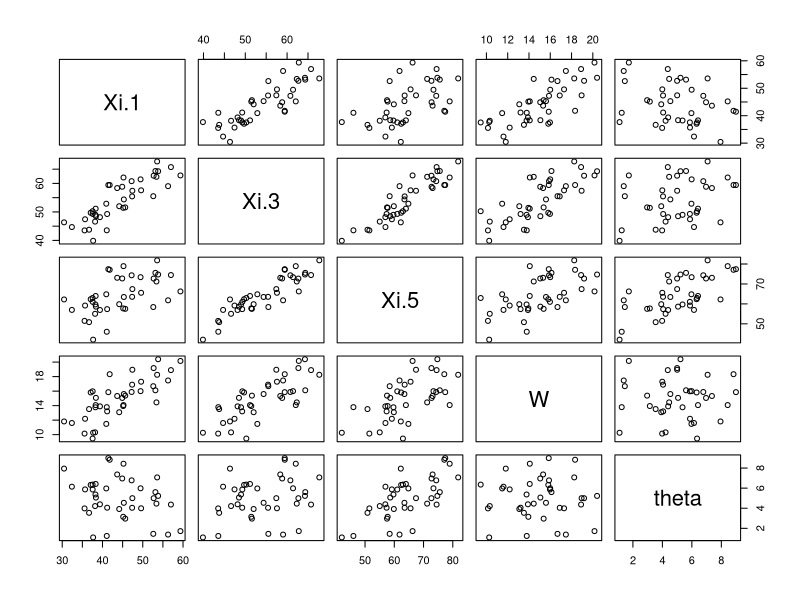
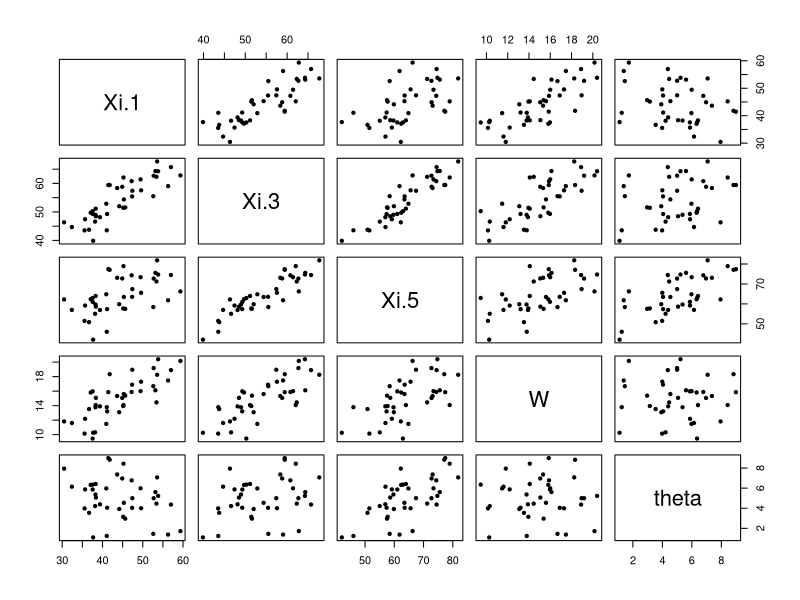
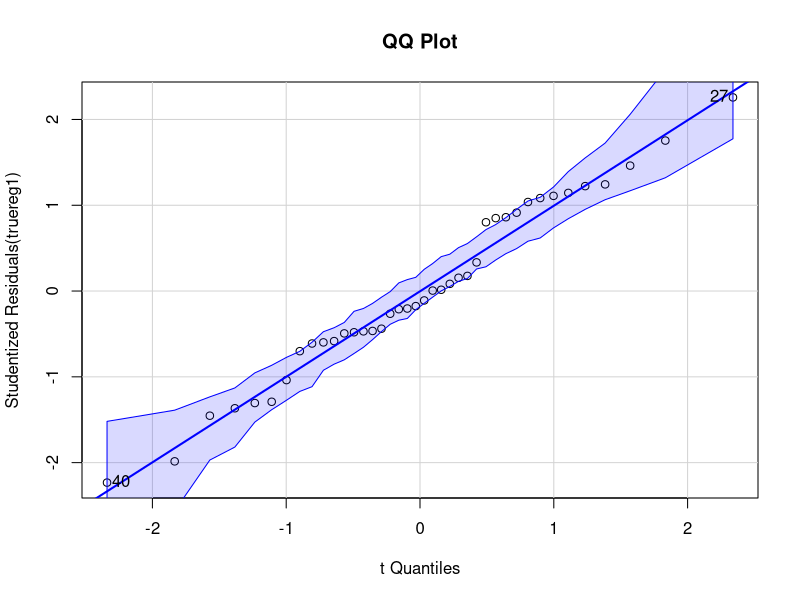
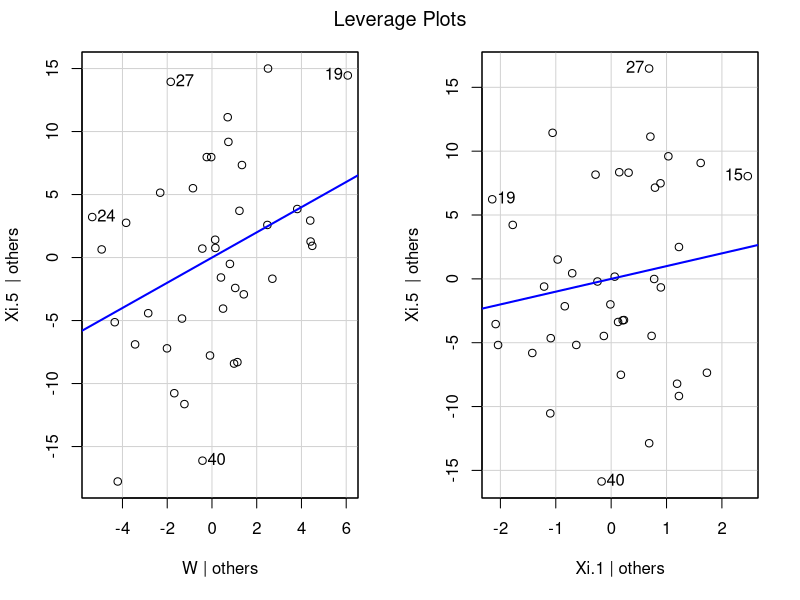
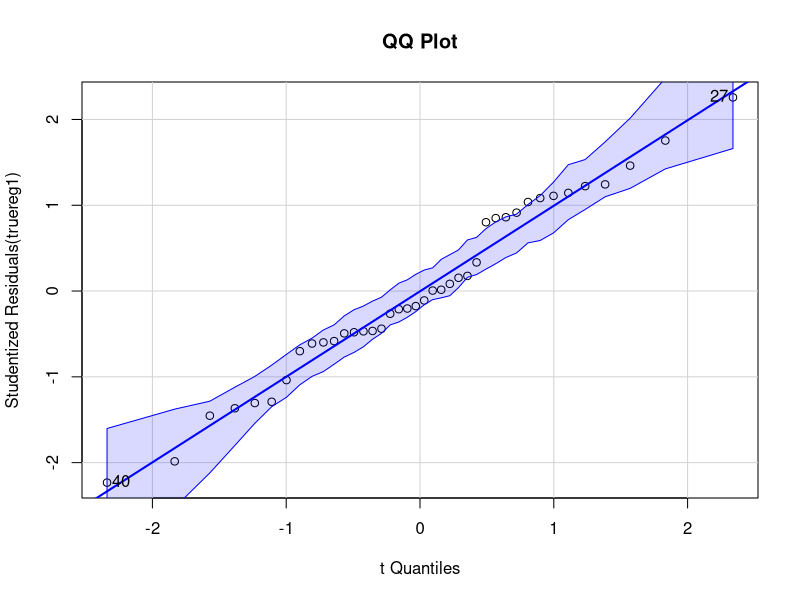
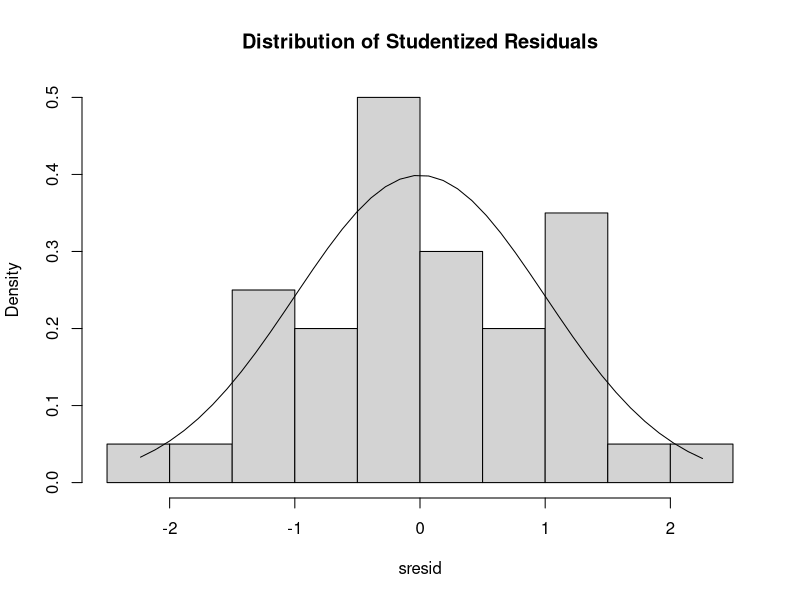
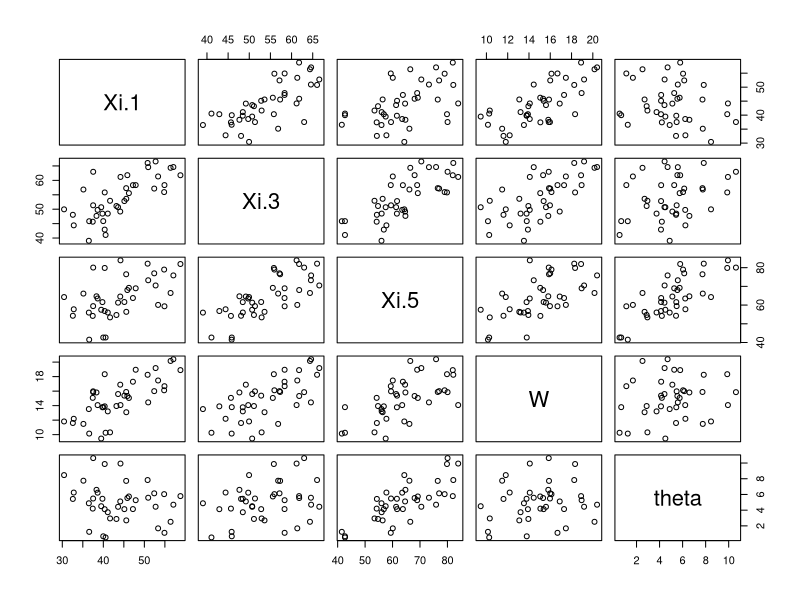
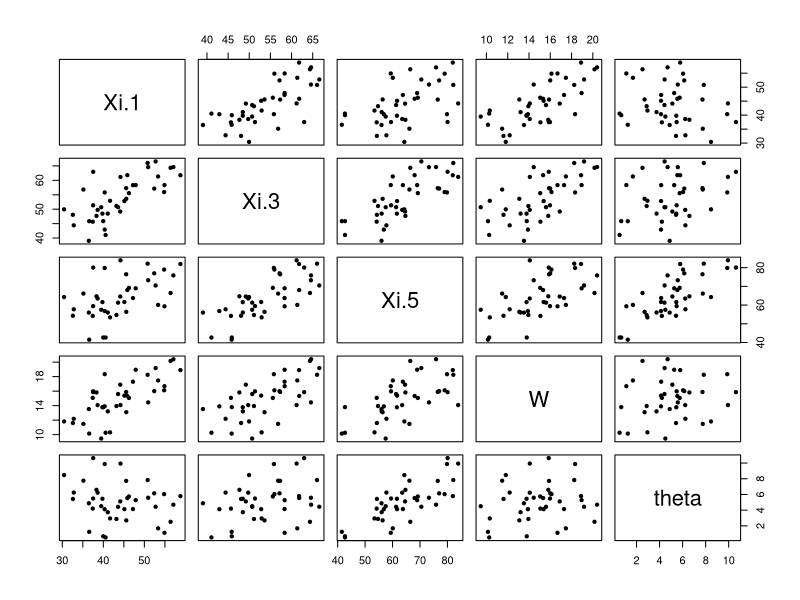

Write R code to recreate these figures, in order.
###################################
# STATS 222 Exercise Set (Week 1) #
###################################

### 1. Time1-time2 regressions; Class example 4/2 ###
# a. Push hard on the regression fits shown in the handout (also linked) with standard regression diagnostic tools (residuals etc) to see if you can find anything askew with the time2 on W and time1 regressions (student question). Point is that it is the standard interpretation of the coefficient of W rather than the regression fit that is the issue here.
week1Xi = read.table(file="myth_data.txt", header = T)
colnames(week1Xi)<-c("Xi.1","Xi.3","Xi.5","W")
head(week1Xi)
week1Xi$theta = (week1Xi$Xi.5 - week1Xi$Xi.1)/4
attach(week1Xi)

cor(W,theta)
cor(week1Xi)

pairs(week1Xi)
pairs(week1Xi, pch = 20)

truereg1<-lm(Xi.5 ~ W + Xi.1)
truereg2<-lm(Xi.5 ~ W + Xi.3)
truereg3<-lm(theta ~ W)

summary(truereg1)
summary(truereg2)
summary(truereg3)
confint(truereg1)
confint(truereg2)
confint(truereg3)

truereg1a = lm(theta ~ W + Xi.1)
truereg2a = lm(theta ~ W + Xi.3)

summary(truereg1a)
summary(truereg2a)
confint(truereg1a)
confint(truereg2a)

#additional regression diagnostics (see http://www.statmethods.net/stats/rdiagnostics.html)
install.packages("car")
library(car)
#Test outliers --- no outliers
outlierTest(truereg1)
qqPlot(truereg1, main="QQ Plot")
leveragePlots(truereg1)
#Test non-normality --- reasonably normal in distribution
qqPlot(truereg1, main="QQ Plot")
library(MASS)
sresid <- studres(truereg1)
hist(sresid, freq=FALSE, main="Distribution of Studentized Residuals")
xfit<-seq(min(sresid),max(sresid),length=40)
yfit<-dnorm(xfit)
lines(xfit, yfit) 


# b. Repeat the handout demonstration regressions using the fallible measures (the X's) from the bottom half of the linked data page. The X's are simply error-in-variable versions of the Xi's: X = Xi + error, with error having mean 0 and variance 10. 
week1Xi = read.table(file="myth_data_bottom.txt", header = T)
colnames(week1Xi)<-c("Xi.1","Xi.3","Xi.5","W")
head(week1Xi)

week1Xi$theta = (week1Xi$Xi.5 - week1Xi$Xi.1)/4
attach(week1Xi)

cor(W,theta)
cor(week1Xi)

pairs(week1Xi)
pairs(week1Xi, pch = 20)

truereg1<-lm(Xi.5 ~ W + Xi.1)
truereg2<-lm(Xi.5 ~ W + Xi.3)
truereg3<-lm(theta ~ W)

summary(truereg1)
summary(truereg2)
summary(truereg3)
confint(truereg1)
confint(truereg2)
confint(truereg3)

truereg1a = lm(theta ~ W + Xi.1)
truereg2a = lm(theta ~ W + Xi.3)

summary(truereg1a)
summary(truereg2a)
confint(truereg1a)
confint(truereg2a)

#Test outliers --- no outliers
outlierTest(truereg1)
qqPlot(truereg1, main="QQ Plot")
leveragePlots(truereg1)
#Test non-normality --- reasonably normal in distribution
qqPlot(truereg1, main="QQ Plot")
sresid <- studres(truereg1)
hist(sresid, freq=FALSE, main="Distribution of Studentized Residuals")
xfit<-seq(min(sresid),max(sresid),length=40)
yfit<-dnorm(xfit)
lines(xfit, yfit)

# Compare 5-number summaries for the amount of change from the earliest time "1" to the final observation "5" using the "Xi" measurements (upper frame) and the fallible "X" observations (lower frame).
week1Xi = read.table(file="myth_data.txt", header = T)
colnames(week1Xi)<-c("Xi.1","Xi.3","Xi.5","W")
X_true <- week1Xi$Xi.5-week1Xi$Xi.1

week1Xi = read.table(file="myth_data_bottom.txt", header = T)
colnames(week1Xi)<-c("Xi.1","Xi.3","Xi.5","W")
X_diff_below <- week1Xi$Xi.5-week1Xi$Xi.1

fivenum(X_true)
fivenum(X_diff_below)

par(mfrow=c(1,2))
boxplot(X_true, ylim = c(0, 45), main="True Xs")
boxplot(X_diff_below, ylim = c(0, 45), main="Noisy Xs")
#saved as exc1_q1b_boxplots.png


### 2. Captopril and Blood pressure ###
# The file captopril.dat contains the data shown in Section 2.2 of Verbeke, Introduction to Longitudinal Data Analysis, slides. Captopril is an angiotensin-converting enzyme inhibitor (ACE inhibitor) used for the treatment of hypertension. Use the before and after Spb measurements to examine the improvement (i.e. decrease) in blood pressure. Obtain a five-number summary for observed improvement. What is the correlation between change and initial blood pressure measurement? Obtain a confidence interval for the correlation and show the corresponding scatterplot.


# 3. (more challenging). Use mvrnorm to construct a second artificial data example (n=100) mirroring the 4/2 class handout BUT with the correlation between true individual rate of change and W set to .7 instead of 0. Carry out the corresponding regression demonstration.